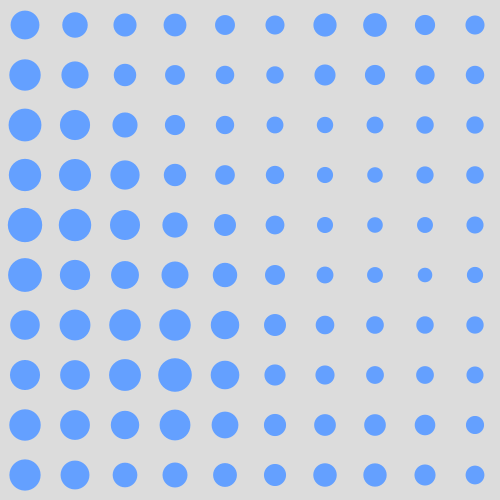
Frame 1 (no input)
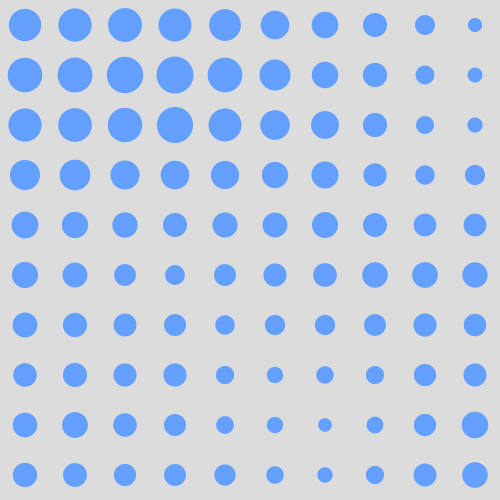
Frame 2 (the mouse pressed at the canvas centre, redrawn once)

The Processing sketch that drew these frames (run headless with seeded random() and noise(); the mouse was pressed at the canvas centre and the sketch redrawn once):

// Processing sketch: noise-grid
// ── noise-grid.pde
// Noise Grid
// random() jumps between unrelated values every time you call it.
// noise() reads a smooth, continuous field instead: nearby positions
// get nearby values, so the grid changes gradually instead of jumping
// between neighboring cells. This sketch uses noise() to control only
// one property: circle size. Click to sample a different part of the
// noise field.

int cols = 10;
int rows = 10;
float cellW;
float cellH;
float noiseScale = 0.15;
float seedX = 0;
float seedY = 0;

void setup() {
  size(500, 500);
  cellW = width / (float) cols;
  cellH = height / (float) rows;
  noStroke();
  fill(100, 160, 255);
  noLoop();
}

void draw() {
  background(220);

  for (int row = 0; row < rows; row++) {
    for (int col = 0; col < cols; col++) {
      float x = col * cellW + cellW / 2;
      float y = row * cellH + cellH / 2;

      // Two nearby cells (a small change in col/row) get a similar
      // noise value, so size changes smoothly across the grid instead
      // of jumping from cell to cell the way random() would.
      float n = noise(seedX + col * noiseScale, seedY + row * noiseScale);
      float size = map(n, 0, 1, 4, cellW * 0.9);

      circle(x, y, size);
    }
  }
}

// A new seed moves where the grid samples the noise field, so
// clicking gives a different but still smooth composition.
void mousePressed() {
  seedX = random(1000);
  seedY = random(1000);
  redraw();
}
